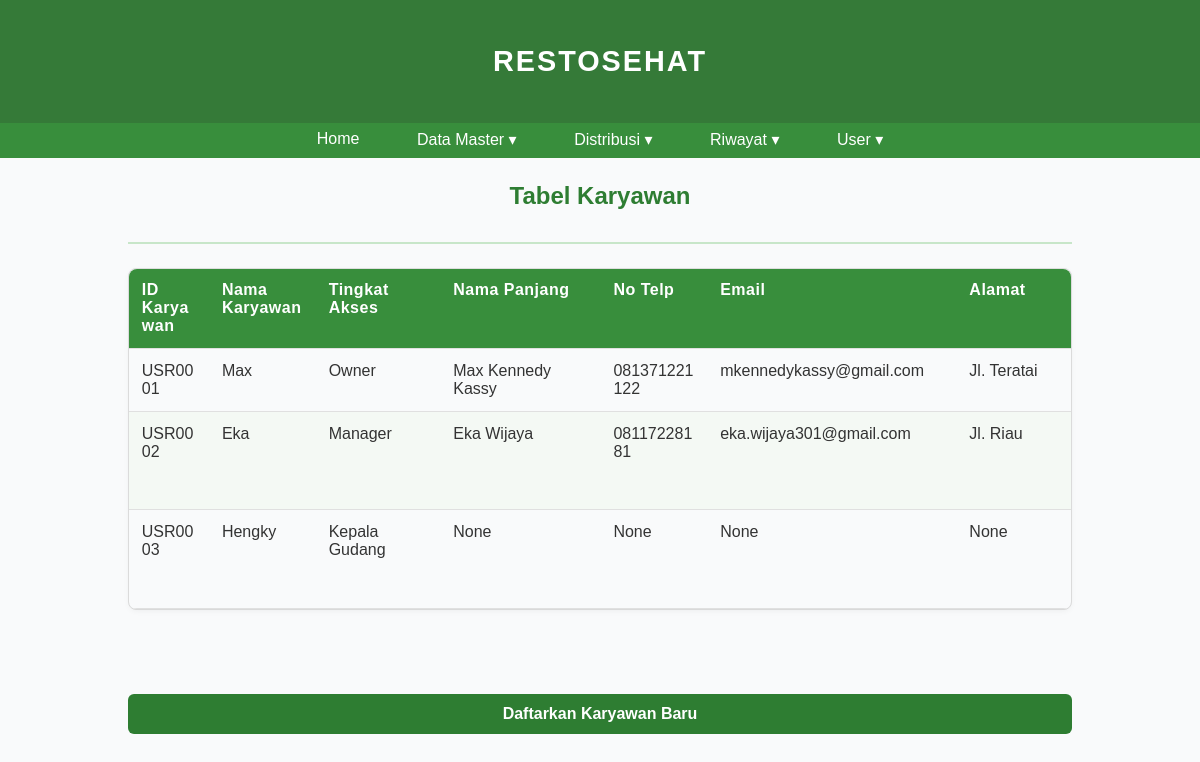
Page /karyawan (signed in) on the earlier database version.
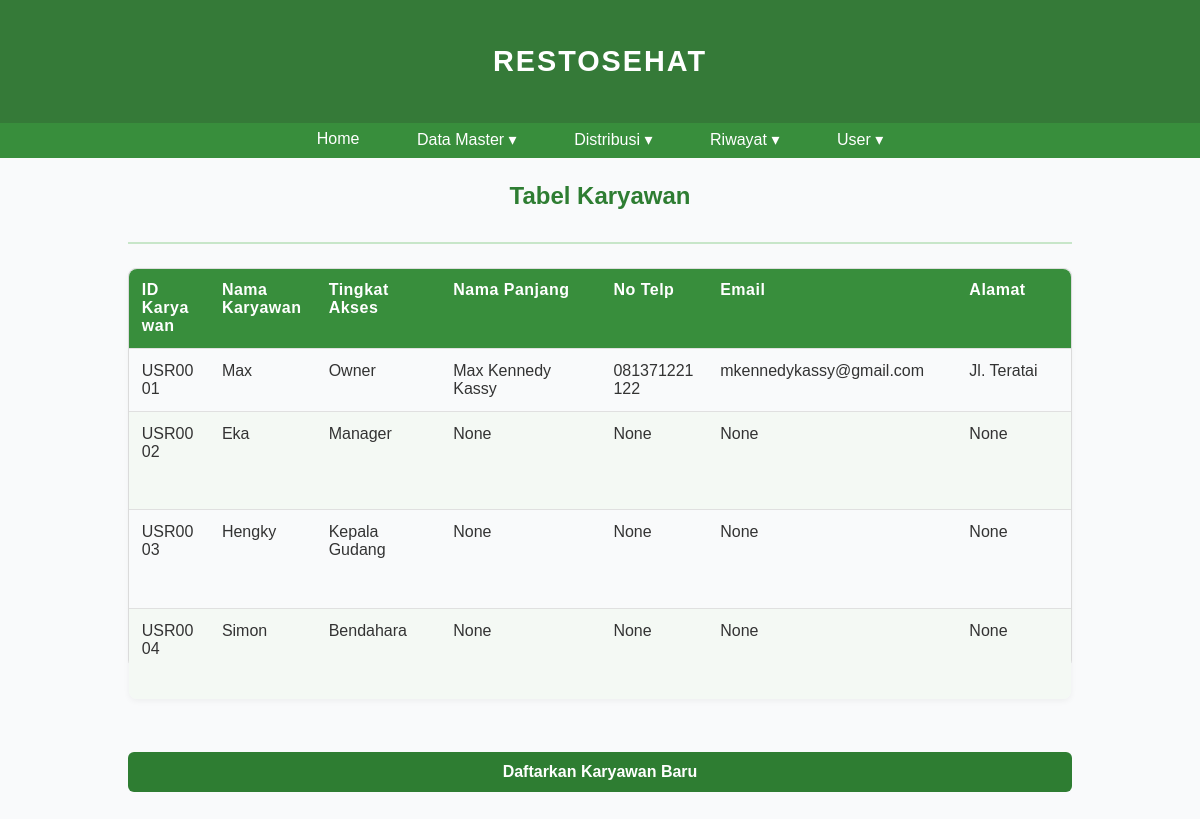
Same page on the later database version.
### main.py (models this page shows, shortened)
class User(db.Model, UserMixin):
    idPrefix = 'USR'
    id = db.Column(db.String(5), primary_key=True)
    username = db.Column(db.String(80), unique=True, nullable=False)
    password_hash = db.Column(db.String(200), nullable=False)
    role = db.Column(db.String(50), default='User')
    namaPanjang = db.Column(db.String(200))
    email = db.Column(db.String(100), unique=True)
    noTelp = db.Column(db.String(12), unique=True)
    alamat = db.Column(db.String(150))

### main.py (the view)
@app.route("/karyawan")
@login_required
def karyawan():
    employees = User.query.order_by(User.id).all()
    return render_template('karyawan.html', employees=employees)

### main.py (called while the page is built)
@login_manager.user_loader
def load_user(user_id):
    return User.query.get(user_id)

### templates/karyawan.html (shortened to what this page needs)
{% extends 'base.html' %}
{% block body %}
<div class="content">
    <div class="head-content">
        <p>Tabel Karyawan</p>
    </div>
    <div class="main-content">
        {% if employees|length < 1 %}
        <h4>Kosong</h4>
        {% else %}
        <div class="table-container">
            <table>
                <thead>
                    <tr>
                        <th>ID Karyawan</th>
                        <th>Nama Karyawan</th>
                        <th>Tingkat Akses</th>
                        <th>Nama Panjang</th>
                        <th>No Telp</th>
                        <th>Email</th>
                        <th>Alamat</th>
                    </tr>
                </thead>
                <tbody>
                    {% for employee in employees %}
                    <tr>
                        <td>{{ employee.id }}</td>
                        <td>{{ employee.username }}</td>
                        <td>{{ employee.role }}</td>
                        <td>{{ employee.namaPanjang }}</td>
                        <td>{{ employee.noTelp }}</td>
                        <td>{{ employee.email }}</td>
                        <td>{{ employee.alamat }}</td>
                    </tr>
                    {% endfor %}
                </tbody>
            </table>
        </div>
        {% endif %}
        <br><br>
        <input type="submit" value="Daftarkan Karyawan Baru" onclick="window.location.href='/register'">
    </div>
</div>
{% endblock %}

Differences in the rows shown:
changed User "USR0002": namaPanjang "Eka Wijaya" → "None"; noTelp "08117228181" → "None"; email "eka.wijaya301@gmail.com" → "None"; alamat "Jl. Riau" → "None"
added User: id "USR0004", username "Simon", role "Bendahara", namaPanjang "None", noTelp "None", email "None", alamat "None"
